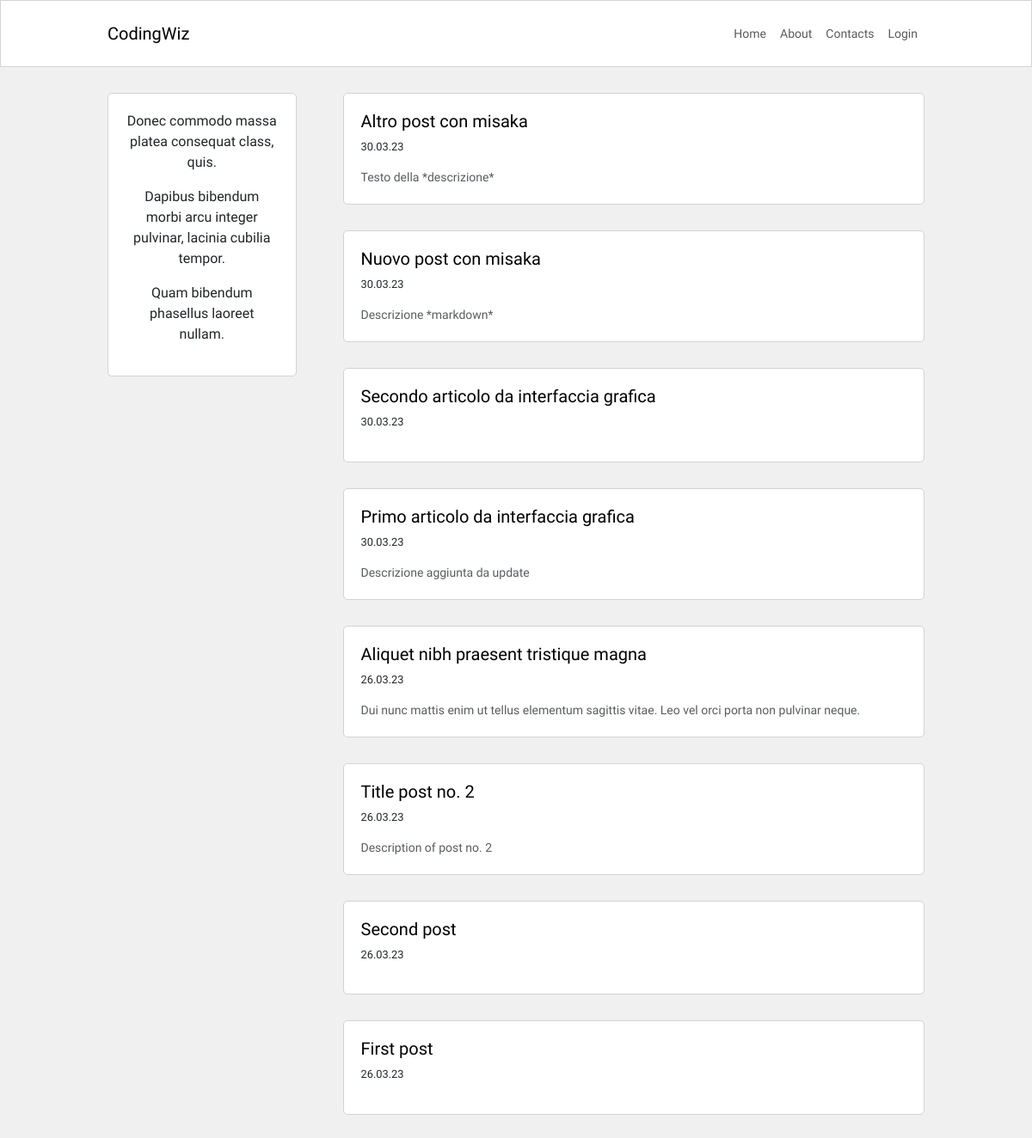
Before: / with the older database file.
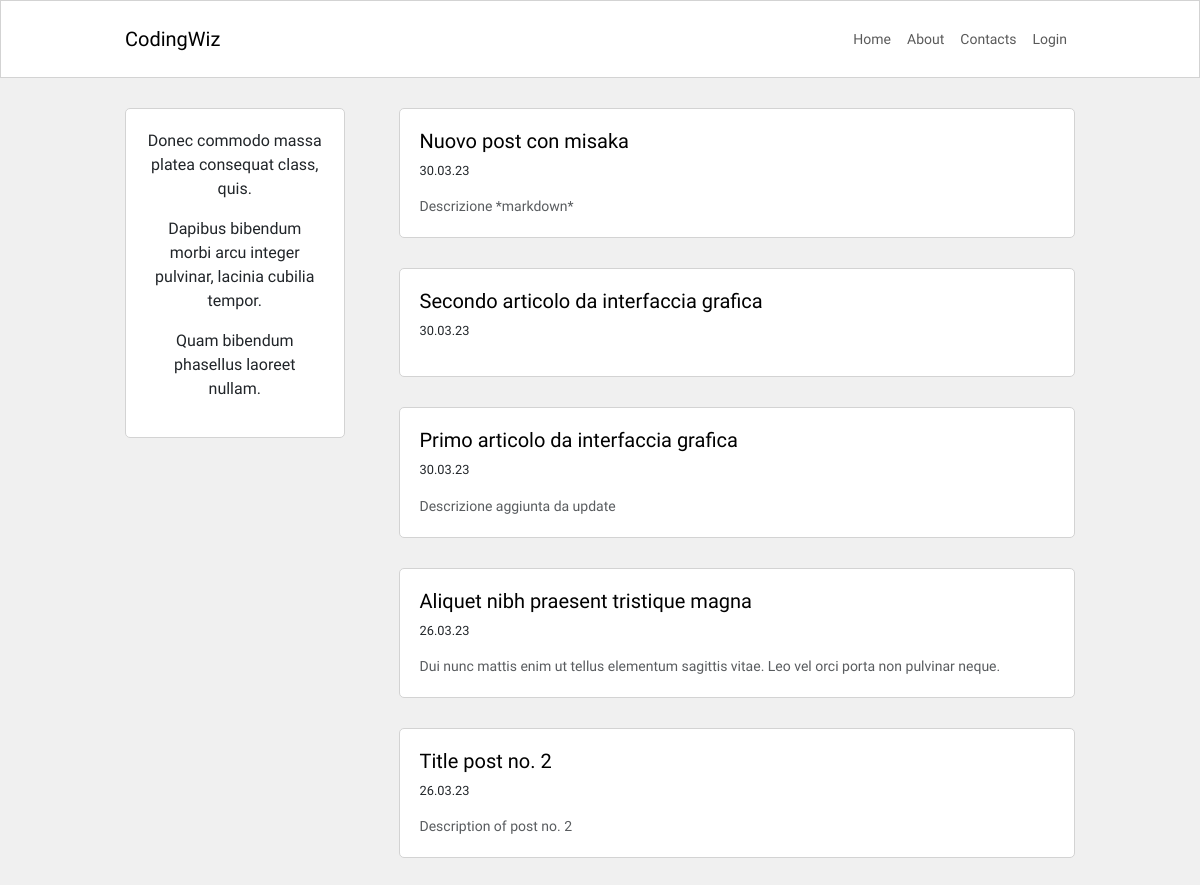
After: the same page with the newer database file.
### blog/models.py (models this page shows, shortened)
class Post(db.Model):
    id = db.Column(db.Integer, primary_key=True)
    user_id = db.Column(db.Integer, db.ForeignKey('user.id'), nullable=False)
    created_at = db.Column(db.DateTime, default=datetime.now)
    title = db.Column(db.String(120), nullable=False)
    description = db.Column(db.String(240))
    body = db.Column(db.Text(), nullable=False)

### blog/routes.py (the view)
@app.route("/")
def homepage():
    posts = Post.query.order_by(Post.created_at.desc()).all()
    return render_template("homepage.html", posts=posts)

### blog/templates/homepage.html (shortened to what this page needs)
{% extends 'base.html' %}
{% block content %}
    <div class="container content-container">
        <div class="row no-gutters">
            <div class="col-md-9 order-md-2">
                {% for post in posts %}
                <div class="single-post-home">
                    <h5>
                        <a class="custom-link" href="{{ url_for('post_detail', post_id=post.id) }}">{{ post.title }}</a>
                    </h5>
                    <p class="p-small-created-date">{{ post.created_at.strftime('%d.%m.%y') }}</p>
                    {% if post.description %}
                    <p class="p-small-description text-muted mb-0">{{ post.description }}</p>
                    {% endif %}
                </div>
                {% endfor %}
            </div>
            <div class="col-md-3 order-md-1">
                <div class="about-snippet-block text-center">
                    {{ lipsum(n=3, min=5, max=10) }}
                </div>
            </div>
        </div>
    </div>
{% endblock content %}

### blog/templates/base.html (shortened to what this page needs)
<!DOCTYPE html>
<html lang="en">
<head>
    <link href="https://cdn.jsdelivr.net/npm/bootstrap@5.3.0-alpha2/dist/css/bootstrap.min.css" rel="stylesheet" >
    <link rel="stylesheet" href= "{{ url_for('static', filename="blog.css") }}">
</head>
<body>
    <nav class="navbar navbar-expand-lg navbar-bg-white">
        <div class="container navbar-container">
            <a class="navbar-brand" href="{{ url_for('homepage') }}">CodingWiz</a>
            <div class="collapse navbar-collapse" id="navbarSupportedContent">
              <div class="navbar-nav ms-auto">
                  <a class="nav-item nav-link" href="{{ url_for('homepage') }}">Home</a>
                  <a class="nav-item nav-link" href="{{ url_for('about') }}">About</a>
                  <a class="nav-item nav-link" href="#">Contacts</a>
                  {% if current_user.is_authenticated %}
                  <a class="nav-item nav-link" href="{{ url_for('post_create') }}">Create post</a>
                  <a class="nav-item nav-link" href="{{ url_for('logout') }}">Logout</a>
                  {% else %}
                  <a class="nav-item nav-link" href="{{ url_for('login') }}">Login</a>
                  {% endif %}
              </div>
          </div>
        </div>
    </nav>
    {% block content %}
    {% endblock content %}
</body>
</html>

### blog/static/blog.css (style rules this page uses)
html, body { font-family: 'Montserrat', sans-serif; background-color: #f0f0f0; }
.navbar-bg-white { background-color: white; border: 1px solid #d3d3d3; }
.content-container { max-width: 950px; margin-top: 30px; margin-bottom: 30px; padding: 0px; }
.navbar-container { max-width: 950px; padding: 10px 0px 10px 0px; font-size: 0.875rem; }
.single-post-home { background-color: white; border: 1px solid #d3d3d3; border-radius: 5px; padding: 20px; margin-bottom: 30px; }
.about-snippet-block { background-color: white; border: 1px solid #d3d3d3; border-radius: 5px; padding: 20px; }
.p-small-description { font-size: 0.875rem; }
.p-small-created-date { font-size: 0.800rem; }
.custom-link { color: black; text-decoration: none; }
@media (min-width:768px) { .single-post-home { margin-left: 30px; } }

Changed rows visible on the page:
removed Post: title "Altro post con misaka", created_at "30.03.23", description "Testo della *descrizione*"
removed Post: title "Second post", created_at "26.03.23"
removed Post: title "First post", created_at "26.03.23"
